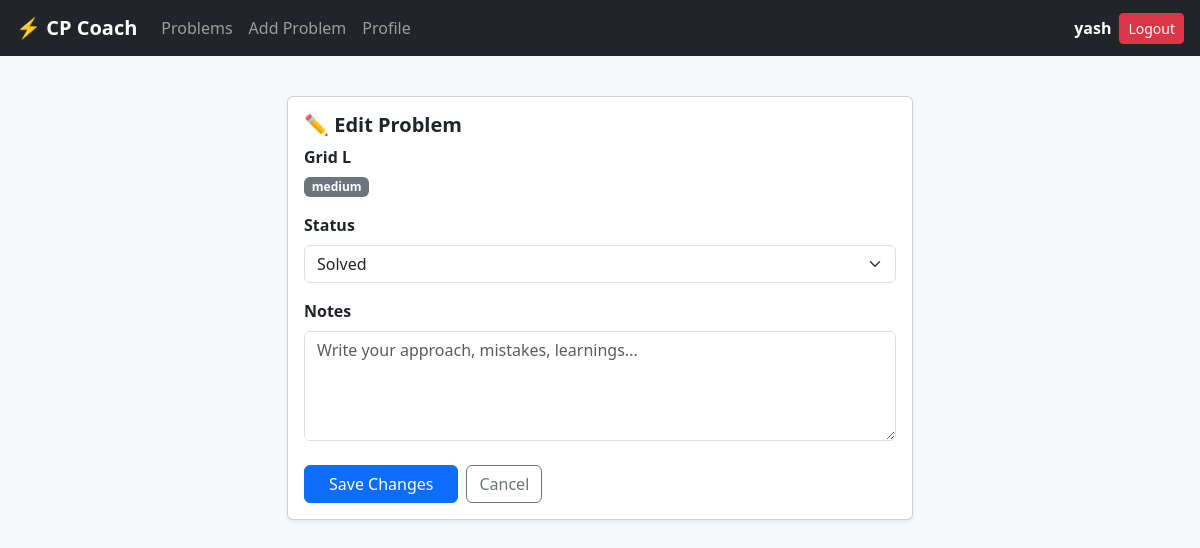
Page /problems/edit/19635/ (signed in) on the committed database.
### core/models.py (models this page shows, shortened)
class UserProblem(models.Model):
    STATUS_CHOICES = [
        ('unsolved', 'Unsolved'),
        ('solved', 'Solved'),
        ('revision', 'Revision'),
    ]
    user = models.ForeignKey(User, on_delete=models.CASCADE, related_name='user_problems')
    problem = models.ForeignKey(Problem, on_delete=models.CASCADE)
    status = models.CharField(max_length=20, choices=STATUS_CHOICES, default='unsolved')
    is_favorite = models.BooleanField(default=False)
    wrong_attempts = models.IntegerField(default=0)
    last_practiced = models.DateTimeField(null=True, blank=True)
    notes = models.TextField(blank=True)
    review_priority = models.IntegerField(default=0)
    class Meta:
        unique_together = ('user', 'problem')

class Problem(models.Model):
    title = models.CharField(max_length=255)
    platform = models.ForeignKey(Platform, on_delete=models.CASCADE)
    problem_code = models.CharField(max_length=100)
    DIFFICULTY_CHOICES = [
    ('easy', 'Easy'),
    ('medium', 'Medium'),
    ('hard', 'Hard'),
    ]
    difficulty = models.CharField(
        max_length=20,
        choices=DIFFICULTY_CHOICES
    )
    rating = models.IntegerField(null=True, blank=True)
    link = models.URLField()
    topics = models.ManyToManyField(Topic, related_name='problems')
    created_at = models.DateTimeField(auto_now_add=True)
    class Meta:
        unique_together = ('platform', 'problem_code')

### core/views/problems.py (the view)
# urls.py: path('problems/edit/<int:pk>/', views.edit_problem, name='edit_problem'),
@login_required
def edit_problem(request, pk):
    up = get_object_or_404(UserProblem, pk=pk, user=request.user)
    if request.method == 'POST':
        form = UserProblemForm(request.POST, instance=up)
        if form.is_valid():
            form.save()
            messages.success(request, "Problem updated successfully!")
            return redirect('problem_list')
    else:
        form = UserProblemForm(instance=up)
    return render(request, 'problems/edit.html', {'form': form, 'up': up})

### core/forms.py
class UserProblemForm(forms.ModelForm):
    class Meta:
        model = UserProblem
        fields = ['status', 'notes']
        widgets = {
            'status': forms.Select(attrs={'class': 'form-select'}),
            'notes': forms.Textarea(attrs={
                'class': 'form-control',
                'rows': 4,
                'placeholder': 'Write your approach, mistakes, learnings...'
            }),
        }

### core/templates/problems/edit.html (shortened to what this page needs)
{% extends "base.html" %}
{% block content %}
<div class="container mt-4" style="max-width: 650px;">
  <div class="card shadow-sm">
    <div class="card-body">
      <h5 class="fw-semibold mb-2">✏️ Edit Problem</h5>
      <div class="mb-3">
        <div class="fw-semibold">
          {{ up.problem.title }}
        </div>
        <div class="mt-1">
          <span class="badge bg-secondary">{{ up.problem.difficulty }}</span>
        </div>
      </div>
      <form method="POST">
        <div class="mb-3">
          <label class="form-label fw-semibold">Status</label>
          {{ form.status }}
        </div>
        <div class="mb-4">
          <label class="form-label fw-semibold">Notes</label>
          {{ form.notes }}
        </div>
        <div class="d-flex gap-2">
          <button type="submit" class="btn btn-primary px-4">
            Save Changes
          </button>
          <a href="{% url 'problem_list' %}" class="btn btn-outline-secondary">
            Cancel
          </a>
        </div>
      </form>
    </div>
  </div>
</div>
{% endblock %}

### core/templates/base.html (shortened to what this page needs)
{% load static %}
<!DOCTYPE html>
<html lang="en">
<head>
  <link href="https://cdn.jsdelivr.net/npm/bootstrap@5.3.0/dist/css/bootstrap.min.css" rel="stylesheet">
</head>
<body class="bg-light">
  <nav class="navbar navbar-expand-lg navbar-dark bg-dark px-3">
    <a class="navbar-brand fw-bold" href="{% url 'dashboard' %}">⚡ CP Coach</a>
    <div class="collapse navbar-collapse">
      <ul class="navbar-nav me-auto">
        <li class="nav-item">
          <a class="nav-link" href="{% url 'problem_list' %}">Problems</a>
        </li>
        <li class="nav-item">
          <a class="nav-link" href="{% url 'add_problem' %}">Add Problem</a>
        </li>
        <li class="nav-item">
          <a class="nav-link" href="{% url 'profile' %}">Profile</a>
        </li>
      </ul>
      <ul class="navbar-nav ms-auto align-items-center gap-2">
        {% if user.is_authenticated %}
          <li class="nav-item">
            <span class="text-white fw-semibold">{{ user.username }}</span>
          </li>
          <li class="nav-item">
            <form method="POST" action="{% url 'logout' %}"
                  onsubmit="return confirm('Are you sure you want to logout?')">
              <button type="submit" class="btn btn-danger btn-sm">Logout</button>
            </form>
          </li>
        {% else %}
          <li class="nav-item">
            <a class="nav-link" href="{% url 'login' %}">Login</a>
          </li>
        {% endif %}
      </ul>
    </div>
  </nav>
  <div id="toast-container" class="position-fixed top-0 end-0 p-3" style="z-index: 9999;"></div>
  <main class="py-3">
    {% block content %}{% endblock %}
  </main>
</body>
</html>

### rows in the picture
UserProblem: problem "Grid L", problem.difficulty "medium", status "Solved"

### other values in the picture
{{ user.username }} "yash"
